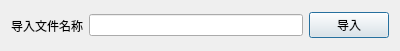
<?xml version="1.0" encoding="UTF-8"?>
<ui version="4.0">
 <class>QExchangeFileDlg</class>
 <widget class="QDialog" name="QExchangeFileDlg">
  <property name="geometry">
   <rect>
    <x>0</x>
    <y>0</y>
    <width>400</width>
    <height>51</height>
   </rect>
  </property>
  <property name="windowTitle">
   <string>Dialog</string>
  </property>
  <layout class="QHBoxLayout" name="horizontalLayout">
   <item>
    <widget class="QLabel" name="label">
     <property name="text">
      <string>导入文件名称</string>
     </property>
    </widget>
   </item>
   <item>
    <widget class="QLineEdit" name="file"/>
   </item>
   <item>
    <widget class="QPushButton" name="importBtn">
     <property name="text">
      <string>导入</string>
     </property>
    </widget>
   </item>
  </layout>
 </widget>
 <resources/>
 <connections/>
</ui>
